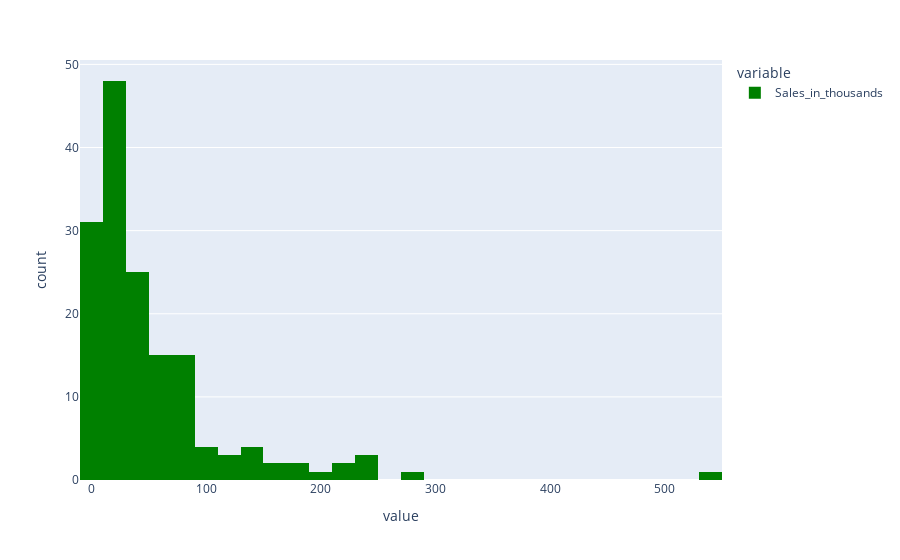

Notebook cell for this chart:
### Code cell
px.histogram(df['Sales_in_thousands'],color_discrete_sequence=['green'])

### Figure 1 — Plotly figure (JSON) as saved in the notebook; plotly's stock layout.template omitted (floating-point values rounded to 4 significant figures; data arrays with more than 128 entries replaced by an {"elided": "..."} marker saying what was removed)
{"data": [{"alignmentgroup": "True", "bingroup": "x", "hovertemplate": "variable=Sales_in_thousands<br>value=%{x}<br>count=%{y}<extra></extra>", "legendgroup": "Sales_in_thousands", "marker": {"color": "green", "pattern": {"shape": ""}}, "name": "Sales_in_thousands", "offsetgroup": "Sales_in_thousands", "orientation": "v", "showlegend": true, "x": {"elided": "157 float values"}, "xaxis": "x", "yaxis": "y", "type": "histogram"}], "layout": {"xaxis": {"anchor": "y", "domain": [0, 1], "title": {"text": "value"}}, "yaxis": {"anchor": "x", "domain": [0, 1], "title": {"text": "count"}}, "legend": {"title": {"text": "variable"}, "tracegroupgap": 0}, "margin": {"t": 60}, "barmode": "relative"}}
